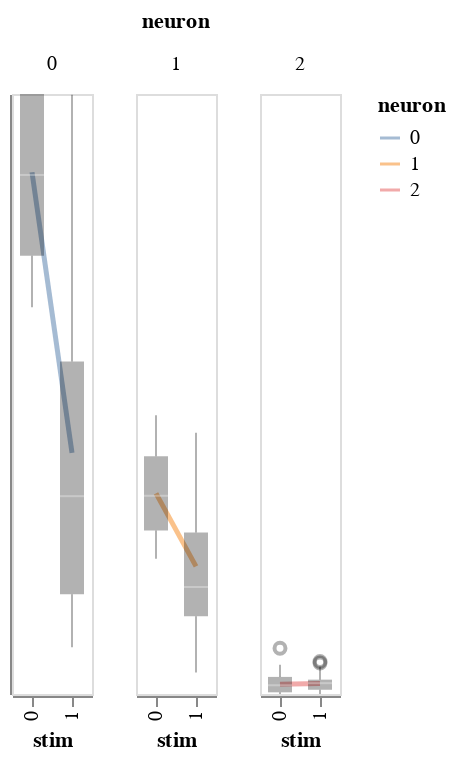

The code cell stored with this chart in its notebook:
### Markdown cell above
## Quick workflow

### Code cell
#facet,independent_axes=False, no fitting
# Width works!
reload(workflow)
reload(visualization)
bw=workflow.BayesWindow(df,y='isi',treatment='stim', condition='neuron', group='mouse',)
bw.plot().facet('neuron')

### Figure 1 — Vega-Lite specification as saved in the notebook (floating-point values rounded to 4 significant figures)
{"config": {"view": {"continuousWidth": 400, "continuousHeight": 300}}, "data": {"name": "data-197676a2e17dad25a953759ca0baeaec"}, "facet": {"type": "quantitative", "field": "neuron"}, "spec": {"layer": [{"mark": {"type": "line", "clip": true, "fill": null, "opacity": 0.5, "size": 2.5}, "encoding": {"color": {"type": "nominal", "field": "neuron"}, "x": {"type": "ordinal", "field": "stim"}, "y": {"type": "quantitative", "aggregate": "mean", "field": "isi", "scale": {"domain": [0.0222, 0.09638], "zero": false}}}}, {"mark": {"type": "boxplot", "clip": true, "color": "black", "opacity": 0.3, "size": 12}, "encoding": {"x": {"type": "ordinal", "field": "stim"}, "y": {"type": "quantitative", "axis": {"labels": false, "tickCount": 0, "title": ""}, "field": "isi", "scale": {"domain": [0.0222, 0.09638], "zero": false}}}}]}, "$schema": "https://vega.github.io/schema/vega-lite/v4.8.1.json", "datasets": {"data-197676a2e17dad25a953759ca0baeaec": [{"i_trial": 0, "mouse": 0, "stim": 0, "mouse_code": 0, "neuron": 0, "neuron_x_mouse": "0m0bayes", "neuron_code": 0, "log_firing_rate": 1.801, "Firing rate": 63.3, "firing_rate": 63.3, "i_spike": 35.5, "isi": 0.09876, "combined_condition": 0}, {"i_trial": 0, "mouse": 0, "stim": 0, "mouse_code": 0, "neuron": 1, "neuron_x_mouse": "1m0bayes", "neuron_code": 4, "log_firing_rate": 2.365, "Firing rate": 231.8, "firing_rate": 231.8, "i_spike": 67.0, "isi": 0.05209, "combined_condition": 4}, {"i_trial": 0, "mouse": 0, "stim": 0, "mouse_code": 0, "neuron": 2, "neuron_x_mouse": "2m0bayes", "neuron_code": 8, "log_firing_rate": 2.377, "Firing rate": 238.4, "firing_rate": 238.4, "i_spike": 136.0, "isi": 0.02582, "combined_condition": 8}, {"i_trial": 0, "mouse": 0, "stim": 1, "mouse_code": 0, "neuron": 0, "neuron_x_mouse": "0m0bayes", "neuron_code": 0, "log_firing_rate": 2.041, "Firing rate": 109.9, "firing_rate": 109.9, "i_spike": 36.5, "isi": 0.0963, "combined_condition": 12}, {"i_trial": 0, "mouse": 0, "stim": 1, "mouse_code": 0, "neuron": 1, "neuron_x_mouse": "1m0bayes", "neuron_code": 4, "log_firing_rate": 1.901, "Firing rate": 79.57, "firing_rate": 79.57, "i_spike": 62.5, "isi": 0.05372, "combined_condition": 16}, {"i_trial": 0, "mouse": 0, "stim": 1, "mouse_code": 0, "neuron": 2, "neuron_x_mouse": "2m0bayes", "neuron_code": 8, "log_firing_rate": 2.259, "Firing rate": 181.6, "firing_rate": 181.6, "i_spike": 155.5, "isi": 0.02242, "combined_condition": 20}, {"i_trial": 0, "mouse": 1, "stim": 0, "mouse_code": 1, "neuron": 0, "neuron_x_mouse": "0m1bayes", "neuron_code": 1, "log_firing_rate": 2.455, "Firing rate": 285.2, "firing_rate": 285.2, "i_spike": 50.0, "isi": 0.07002, "combined_condition": 1}, {"i_trial": 0, "mouse": 1, "stim": 0, "mouse_code": 1, "neuron": 1, "neuron_x_mouse": "1m1bayes", "neuron_code": 5, "log_firing_rate": 2.016, "Firing rate": 103.8, "firing_rate": 103.8, "i_spike": 70.0, "isi": 0.05005, "combined_condition": 5}, {"i_trial": 0, "mouse": 1, "stim": 0, "mouse_code": 1, "neuron": 2, "neuron_x_mouse": "2m1bayes", "neuron_code": 9, "log_firing_rate": 2.544, "Firing rate": 350.1, "firing_rate": 350.1, "i_spike": 138.0, "isi": 0.02523, "combined_condition": 9}, {"i_trial": 0, "mouse": 1, "stim": 1, "mouse_code": 1, "neuron": 0, "neuron_x_mouse": "0m1bayes", "neuron_code": 1, "log_firing_rate": 2.171, "Firing rate": 148.3, "firing_rate": 148.3, "i_spike": 66.5, "isi": 0.05182, "combined_condition": 13}, {"i_trial": 0, "mouse": 1, "stim": 1, "mouse_code": 1, "neuron": 1, "neuron_x_mouse": "1m1bayes", "neuron_code": 5, "log_firing_rate": 2.176, "Firing rate": 150.1, "firing_rate": 150.1, "i_spike": 83.5, "isi": 0.04188, "combined_condition": 17}, {"i_trial": 0, "mouse": 1, "stim": 1, "mouse_code": 1, "neuron": 2, "neuron_x_mouse": "2m1bayes", "neuron_code": 9, "log_firing_rate": 2.448, "Firing rate": 280.6, "firing_rate": 280.6, "i_spike": 137.0, "isi": 0.02561, "combined_condition": 21}, {"i_trial": 0, "mouse": 2, "stim": 0, "mouse_code": 2, "neuron": 0, "neuron_x_mouse": "0m2bayes", "neuron_code": 2, "log_firing_rate": 1.716, "Firing rate": 52.03, "firing_rate": 52.03, "i_spike": 35.0, "isi": 0.1001, "combined_condition": 2}, {"i_trial": 0, "mouse": 2, "stim": 0, "mouse_code": 2, "neuron": 1, "neuron_x_mouse": "1m2bayes", "neuron_code": 6, "log_firing_rate": 2.021, "Firing rate": 105.0, "firing_rate": 105.0, "i_spike": 82.0, "isi": 0.04257, "combined_condition": 6}, {"i_trial": 0, "mouse": 2, "stim": 0, "mouse_code": 2, "neuron": 2, "neuron_x_mouse": "2m2bayes", "neuron_code": 10, "log_firing_rate": 2.113, "Firing rate": 129.8, "firing_rate": 129.8, "i_spike": 143.0, "isi": 0.02425, "combined_condition": 10}, {"i_trial": 0, "mouse": 2, "stim": 1, "mouse_code": 2, "neuron": 0, "neuron_x_mouse": "0m2bayes", "neuron_code": 2, "log_firing_rate": 2.582, "Firing rate": 382.1, "firing_rate": 382.1, "i_spike": 84.5, "isi": 0.0415, "combined_condition": 14}, {"i_trial": 0, "mouse": 2, "stim": 1, "mouse_code": 2, "neuron": 1, "neuron_x_mouse": "1m2bayes", "neuron_code": 6, "log_firing_rate": 2.743, "Firing rate": 553.5, "firing_rate": 553.5, "i_spike": 113.0, "isi": 0.03101, "combined_condition": 18}, {"i_trial": 0, "mouse": 2, "stim": 1, "mouse_code": 2, "neuron": 2, "neuron_x_mouse": "2m2bayes", "neuron_code": 10, "log_firing_rate": 2.88, "Firing rate": 758.9, "firing_rate": 758.9, "i_spike": 148.0, "isi": 0.02361, "combined_condition": 22}, {"i_trial": 0, "mouse": 3, "stim": 0, "mouse_code": 3, "neuron": 0, "neuron_x_mouse": "0m3bayes", "neuron_code": 3, "log_firing_rate": 1.592, "Firing rate": 39.05, "firing_rate": 39.05, "i_spike": 44.0, "isi": 0.07576, "combined_condition": 3}, {"i_trial": 0, "mouse": 3, "stim": 0, "mouse_code": 3, "neuron": 1, "neuron_x_mouse": "1m3bayes", "neuron_code": 7, "log_firing_rate": 3.535, "Firing rate": 3430.0, "firing_rate": 3430.0, "i_spike": 90.0, "isi": 0.03891, "combined_condition": 7}, {"i_trial": 0, "mouse": 3, "stim": 0, "mouse_code": 3, "neuron": 2, "neuron_x_mouse": "2m3bayes", "neuron_code": 11, "log_firing_rate": 2.811, "Firing rate": 646.9, "firing_rate": 646.9, "i_spike": 151.5, "isi": 0.02311, "combined_condition": 11}, {"i_trial": 0, "mouse": 3, "stim": 1, "mouse_code": 3, "neuron": 0, "neuron_x_mouse": "0m3bayes", "neuron_code": 3, "log_firing_rate": 3.096, "Firing rate": 1247.0, "firing_rate": 1247.0, "i_spike": 107.0, "isi": 0.0306, "combined_condition": 15}, {"i_trial": 0, "mouse": 3, "stim": 1, "mouse_code": 3, "neuron": 1, "neuron_x_mouse": "1m3bayes", "neuron_code": 7, "log_firing_rate": 2.195, "Firing rate": 156.8, "firing_rate": 156.8, "i_spike": 103.5, "isi": 0.03318, "combined_condition": 19}, {"i_trial": 0, "mouse": 3, "stim": 1, "mouse_code": 3, "neuron": 2, "neuron_x_mouse": "2m3bayes", "neuron_code": 11, "log_firing_rate": 2.309, "Firing rate": 203.8, "firing_rate": 203.8, "i_spike": 144.5, "isi": 0.02417, "combined_condition": 23}, {"i_trial": 1, "mouse": 0, "stim": 0, "mouse_code": 0, "neuron": 0, "neuron_x_mouse": "0m0bayes", "neuron_code": 0, "log_firing_rate": 1.873, "Firing rate": 74.58, "firing_rate": 74.58, "i_spike": 46.0, "isi": 0.07423, "combined_condition": 0}, {"i_trial": 1, "mouse": 0, "stim": 0, "mouse_code": 0, "neuron": 1, "neuron_x_mouse": "1m0bayes", "neuron_code": 4, "log_firing_rate": 1.927, "Firing rate": 84.5, "firing_rate": 84.5, "i_spike": 65.0, "isi": 0.0537, "combined_condition": 4}, {"i_trial": 1, "mouse": 0, "stim": 0, "mouse_code": 0, "neuron": 2, "neuron_x_mouse": "2m0bayes", "neuron_code": 8, "log_firing_rate": 2.444, "Firing rate": 278.1, "firing_rate": 278.1, "i_spike": 152.5, "isi": 0.02293, "combined_condition": 8}, {"i_trial": 1, "mouse": 0, "stim": 1, "mouse_code": 0, "neuron": 0, "neuron_x_mouse": "0m0bayes", "neuron_code": 0, "log_firing_rate": 1.6, "Firing rate": 39.8, "firing_rate": 39.8, "i_spike": 38.0, "isi": 0.09099, "combined_condition": 12}, {"i_trial": 1, "mouse": 0, "stim": 1, "mouse_code": 0, "neuron": 1, "neuron_x_mouse": "1m0bayes", "neuron_code": 4, "log_firing_rate": 2.078, "Firing rate": 119.6, "firing_rate": 119.6, "i_spike": 80.5, "isi": 0.04307, "combined_condition": 16}, {"i_trial": 1, "mouse": 0, "stim": 1, "mouse_code": 0, "neuron": 2, "neuron_x_mouse": "2m0bayes", "neuron_code": 8, "log_firing_rate": 2.378, "Firing rate": 238.5, "firing_rate": 238.5, "i_spike": 153.5, "isi": 0.02282, "combined_condition": 20}, {"i_trial": 1, "mouse": 1, "stim": 0, "mouse_code": 1, "neuron": 0, "neuron_x_mouse": "0m1bayes", "neuron_code": 1, "log_firing_rate": 1.861, "Firing rate": 72.67, "firing_rate": 72.67, "i_spike": 47.5, "isi": 0.07224, "combined_condition": 1}, {"i_trial": 1, "mouse": 1, "stim": 0, "mouse_code": 1, "neuron": 1, "neuron_x_mouse": "1m1bayes", "neuron_code": 5, "log_firing_rate": 2.615, "Firing rate": 411.9, "firing_rate": 411.9, "i_spike": 85.5, "isi": 0.04035, "combined_condition": 5}, {"i_trial": 1, "mouse": 1, "stim": 0, "mouse_code": 1, "neuron": 2, "neuron_x_mouse": "2m1bayes", "neuron_code": 9, "log_firing_rate": 2.402, "Firing rate": 252.3, "firing_rate": 252.3, "i_spike": 172.5, "isi": 0.02014, "combined_condition": 9}, {"i_trial": 1, "mouse": 1, "stim": 1, "mouse_code": 1, "neuron": 0, "neuron_x_mouse": "0m1bayes", "neuron_code": 1, "log_firing_rate": 2.257, "Firing rate": 180.6, "firing_rate": 180.6, "i_spike": 56.5, "isi": 0.06118, "combined_condition": 13}, {"i_trial": 1, "mouse": 1, "stim": 1, "mouse_code": 1, "neuron": 1, "neuron_x_mouse": "1m1bayes", "neuron_code": 5, "log_firing_rate": 2.321, "Firing rate": 209.3, "firing_rate": 209.3, "i_spike": 88.5, "isi": 0.03975, "combined_condition": 17}, {"i_trial": 1, "mouse": 1, "stim": 1, "mouse_code": 1, "neuron": 2, "neuron_x_mouse": "2m1bayes", "neuron_code": 9, "log_firing_rate": 2.448, "Firing rate": 280.6, "firing_rate": 280.6, "i_spike": 149.0, "isi": 0.02348, "combined_condition": 21}, {"i_trial": 1, "mouse": 2, "stim": 0, "mouse_code": 2, "neuron": 0, "neuron_x_mouse": "0m2bayes", "neuron_code": 2, "log_firing_rate": 1.671, "Firing rate": 46.93, "firing_rate": 46.93, "i_spike": 45.5, "isi": 0.0766, "combined_condition": 2}, {"i_trial": 1, "mouse": 2, "stim": 0, "mouse_code": 2, "neuron": 1, "neuron_x_mouse": "1m2bayes", "neuron_code": 6, "log_firing_rate": 2.667, "Firing rate": 464.3, "firing_rate": 464.3, "i_spike": 81.0, "isi": 0.042, "combined_condition": 6}, {"i_trial": 1, "mouse": 2, "stim": 0, "mouse_code": 2, "neuron": 2, "neuron_x_mouse": "2m2bayes", "neuron_code": 10, "log_firing_rate": 2.766, "Firing rate": 583.4, "firing_rate": 583.4, "i_spike": 139.5, "isi": 0.02495, "combined_condition": 10}, {"i_trial": 1, "mouse": 2, "stim": 1, "mouse_code": 2, "neuron": 0, "neuron_x_mouse": "0m2bayes", "neuron_code": 2, "log_firing_rate": 2.302, "Firing rate": 200.7, "firing_rate": 200.7, "i_spike": 96.0, "isi": 0.03585, "combined_condition": 14}, {"i_trial": 1, "mouse": 2, "stim": 1, "mouse_code": 2, "neuron": 1, "neuron_x_mouse": "1m2bayes", "neuron_code": 6, "log_firing_rate": 2.186, "Firing rate": 153.3, "firing_rate": 153.3, "i_spike": 106.0, "isi": 0.033, "combined_condition": 18}, {"i_trial": 1, "mouse": 2, "stim": 1, "mouse_code": 2, "neuron": 2, "neuron_x_mouse": "2m2bayes", "neuron_code": 10, "log_firing_rate": 2.358, "Firing rate": 228.1, "firing_rate": 228.1, "i_spike": 156.0, "isi": 0.02246, "combined_condition": 22}, {"i_trial": 1, "mouse": 3, "stim": 0, "mouse_code": 3, "neuron": 0, "neuron_x_mouse": "0m3bayes", "neuron_code": 3, "log_firing_rate": 1.942, "Firing rate": 87.46, "firing_rate": 87.46, "i_spike": 34.5, "isi": 0.09942, "combined_condition": 3}, {"i_trial": 1, "mouse": 3, "stim": 0, "mouse_code": 3, "neuron": 1, "neuron_x_mouse": "1m3bayes", "neuron_code": 7, "log_firing_rate": 1.998, "Firing rate": 99.43, "firing_rate": 99.43, "i_spike": 79.0, "isi": 0.04381, "combined_condition": 7}, {"i_trial": 1, "mouse": 3, "stim": 0, "mouse_code": 3, "neuron": 2, "neuron_x_mouse": "2m3bayes", "neuron_code": 11, "log_firing_rate": 2.267, "Firing rate": 184.9, "firing_rate": 184.9, "i_spike": 146.5, "isi": 0.02393, "combined_condition": 11}, {"i_trial": 1, "mouse": 3, "stim": 1, "mouse_code": 3, "neuron": 0, "neuron_x_mouse": "0m3bayes", "neuron_code": 3, "log_firing_rate": 3.713, "Firing rate": 5164.0, "firing_rate": 5164.0, "i_spike": 117.5, "isi": 0.02947, "combined_condition": 15}, {"i_trial": 1, "mouse": 3, "stim": 1, "mouse_code": 3, "neuron": 1, "neuron_x_mouse": "1m3bayes", "neuron_code": 7, "log_firing_rate": 2.633, "Firing rate": 429.4, "firing_rate": 429.4, "i_spike": 105.5, "isi": 0.03209, "combined_condition": 19}, {"i_trial": 1, "mouse": 3, "stim": 1, "mouse_code": 3, "neuron": 2, "neuron_x_mouse": "2m3bayes", "neuron_code": 11, "log_firing_rate": 2.149, "Firing rate": 141.0, "firing_rate": 141.0, "i_spike": 132.5, "isi": 0.02623, "combined_condition": 23}, {"i_trial": 2, "mouse": 0, "stim": 0, "mouse_code": 0, "neuron": 0, "neuron_x_mouse": "0m0bayes", "neuron_code": 0, "log_firing_rate": 1.964, "Firing rate": 92.02, "firing_rate": 92.02, "i_spike": 47.0, "isi": 0.07404, "combined_condition": 0}, {"i_trial": 2, "mouse": 0, "stim": 0, "mouse_code": 0, "neuron": 1, "neuron_x_mouse": "1m0bayes", "neuron_code": 4, "log_firing_rate": 2.1, "Firing rate": 125.9, "firing_rate": 125.9, "i_spike": 71.5, "isi": 0.04812, "combined_condition": 4}, {"i_trial": 2, "mouse": 0, "stim": 0, "mouse_code": 0, "neuron": 2, "neuron_x_mouse": "2m0bayes", "neuron_code": 8, "log_firing_rate": 2.708, "Firing rate": 510.8, "firing_rate": 510.8, "i_spike": 155.5, "isi": 0.02247, "combined_condition": 8}, {"i_trial": 2, "mouse": 0, "stim": 1, "mouse_code": 0, "neuron": 0, "neuron_x_mouse": "0m0bayes", "neuron_code": 0, "log_firing_rate": 1.566, "Firing rate": 36.81, "firing_rate": 36.81, "i_spike": 42.0, "isi": 0.08364, "combined_condition": 12}, {"i_trial": 2, "mouse": 0, "stim": 1, "mouse_code": 0, "neuron": 1, "neuron_x_mouse": "1m0bayes", "neuron_code": 4, "log_firing_rate": 2.435, "Firing rate": 272.5, "firing_rate": 272.5, "i_spike": 67.5, "isi": 0.05189, "combined_condition": 16}, {"i_trial": 2, "mouse": 0, "stim": 1, "mouse_code": 0, "neuron": 2, "neuron_x_mouse": "2m0bayes", "neuron_code": 8, "log_firing_rate": 2.953, "Firing rate": 897.7, "firing_rate": 897.7, "i_spike": 150.5, "isi": 0.02318, "combined_condition": 20}, {"i_trial": 2, "mouse": 1, "stim": 0, "mouse_code": 1, "neuron": 0, "neuron_x_mouse": "0m1bayes", "neuron_code": 1, "log_firing_rate": 1.681, "Firing rate": 47.97, "firing_rate": 47.97, "i_spike": 38.0, "isi": 0.09209, "combined_condition": 1}, {"i_trial": 2, "mouse": 1, "stim": 0, "mouse_code": 1, "neuron": 1, "neuron_x_mouse": "1m1bayes", "neuron_code": 5, "log_firing_rate": 2.072, "Firing rate": 118.0, "firing_rate": 118.0, "i_spike": 69.0, "isi": 0.05048, "combined_condition": 5}, {"i_trial": 2, "mouse": 1, "stim": 0, "mouse_code": 1, "neuron": 2, "neuron_x_mouse": "2m1bayes", "neuron_code": 9, "log_firing_rate": 2.439, "Firing rate": 274.6, "firing_rate": 274.6, "i_spike": 164.5, "isi": 0.0212, "combined_condition": 9}, {"i_trial": 2, "mouse": 1, "stim": 1, "mouse_code": 1, "neuron": 0, "neuron_x_mouse": "0m1bayes", "neuron_code": 1, "log_firing_rate": 2.649, "Firing rate": 445.2, "firing_rate": 445.2, "i_spike": 59.5, "isi": 0.05814, "combined_condition": 13}, {"i_trial": 2, "mouse": 1, "stim": 1, "mouse_code": 1, "neuron": 1, "neuron_x_mouse": "1m1bayes", "neuron_code": 5, "log_firing_rate": 2.804, "Firing rate": 636.4, "firing_rate": 636.4, "i_spike": 95.0, "isi": 0.03676, "combined_condition": 17}, {"i_trial": 2, "mouse": 1, "stim": 1, "mouse_code": 1, "neuron": 2, "neuron_x_mouse": "2m1bayes", "neuron_code": 9, "log_firing_rate": 2.327, "Firing rate": 212.2, "firing_rate": 212.2, "i_spike": 165.5, "isi": 0.02112, "combined_condition": 21}, {"i_trial": 2, "mouse": 2, "stim": 0, "mouse_code": 2, "neuron": 0, "neuron_x_mouse": "0m2bayes", "neuron_code": 2, "log_firing_rate": 1.701, "Firing rate": 50.24, "firing_rate": 50.24, "i_spike": 38.0, "isi": 0.09291, "combined_condition": 2}, {"i_trial": 2, "mouse": 2, "stim": 0, "mouse_code": 2, "neuron": 1, "neuron_x_mouse": "1m2bayes", "neuron_code": 6, "log_firing_rate": 2.34, "Firing rate": 218.8, "firing_rate": 218.8, "i_spike": 66.5, "isi": 0.05272, "combined_condition": 6}, {"i_trial": 2, "mouse": 2, "stim": 0, "mouse_code": 2, "neuron": 2, "neuron_x_mouse": "2m2bayes", "neuron_code": 10, "log_firing_rate": 2.477, "Firing rate": 300.0, "firing_rate": 300.0, "i_spike": 155.0, "isi": 0.0225, "combined_condition": 10}, {"i_trial": 2, "mouse": 2, "stim": 1, "mouse_code": 2, "neuron": 0, "neuron_x_mouse": "0m2bayes", "neuron_code": 2, "log_firing_rate": 2.313, "Firing rate": 205.6, "firing_rate": 205.6, "i_spike": 94.5, "isi": 0.0369, "combined_condition": 14}, {"i_trial": 2, "mouse": 2, "stim": 1, "mouse_code": 2, "neuron": 1, "neuron_x_mouse": "1m2bayes", "neuron_code": 6, "log_firing_rate": 2.562, "Firing rate": 364.6, "firing_rate": 364.6, "i_spike": 108.5, "isi": 0.03207, "combined_condition": 18}, {"i_trial": 2, "mouse": 2, "stim": 1, "mouse_code": 2, "neuron": 2, "neuron_x_mouse": "2m2bayes", "neuron_code": 10, "log_firing_rate": 2.357, "Firing rate": 227.4, "firing_rate": 227.4, "i_spike": 153.0, "isi": 0.02282, "combined_condition": 22}, {"i_trial": 2, "mouse": 3, "stim": 0, "mouse_code": 3, "neuron": 0, "neuron_x_mouse": "0m3bayes", "neuron_code": 3, "log_firing_rate": 1.549, "Firing rate": 35.38, "firing_rate": 35.38, "i_spike": 39.5, "isi": 0.08664, "combined_condition": 3}, {"i_trial": 2, "mouse": 3, "stim": 0, "mouse_code": 3, "neuron": 1, "neuron_x_mouse": "1m3bayes", "neuron_code": 7, "log_firing_rate": 1.961, "Firing rate": 91.41, "firing_rate": 91.41, "i_spike": 84.0, "isi": 0.04161, "combined_condition": 7}, {"i_trial": 2, "mouse": 3, "stim": 0, "mouse_code": 3, "neuron": 2, "neuron_x_mouse": "2m3bayes", "neuron_code": 11, "log_firing_rate": 2.699, "Firing rate": 499.7, "firing_rate": 499.7, "i_spike": 153.5, "isi": 0.02283, "combined_condition": 11}, {"i_trial": 2, "mouse": 3, "stim": 1, "mouse_code": 3, "neuron": 0, "neuron_x_mouse": "0m3bayes", "neuron_code": 3, "log_firing_rate": 2.634, "Firing rate": 430.1, "firing_rate": 430.1, "i_spike": 122.5, "isi": 0.02799, "combined_condition": 15}, {"i_trial": 2, "mouse": 3, "stim": 1, "mouse_code": 3, "neuron": 1, "neuron_x_mouse": "1m3bayes", "neuron_code": 7, "log_firing_rate": 2.326, "Firing rate": 211.8, "firing_rate": 211.8, "i_spike": 112.5, "isi": 0.03081, "combined_condition": 19}, {"i_trial": 2, "mouse": 3, "stim": 1, "mouse_code": 3, "neuron": 2, "neuron_x_mouse": "2m3bayes", "neuron_code": 11, "log_firing_rate": 2.395, "Firing rate": 248.2, "firing_rate": 248.2, "i_spike": 151.5, "isi": 0.02315, "combined_condition": 23}, {"i_trial": 3, "mouse": 0, "stim": 0, "mouse_code": 0, "neuron": 0, "neuron_x_mouse": "0m0bayes", "neuron_code": 0, "log_firing_rate": 2.215, "Firing rate": 163.9, "firing_rate": 163.9, "i_spike": 36.5, "isi": 0.09632, "combined_condition": 0}, {"i_trial": 3, "mouse": 0, "stim": 0, "mouse_code": 0, "neuron": 1, "neuron_x_mouse": "1m0bayes", "neuron_code": 4, "log_firing_rate": 2.129, "Firing rate": 134.6, "firing_rate": 134.6, "i_spike": 61.5, "isi": 0.05666, "combined_condition": 4}, {"i_trial": 3, "mouse": 0, "stim": 0, "mouse_code": 0, "neuron": 2, "neuron_x_mouse": "2m0bayes", "neuron_code": 8, "log_firing_rate": 2.527, "Firing rate": 336.8, "firing_rate": 336.8, "i_spike": 143.0, "isi": 0.02452, "combined_condition": 8}, {"i_trial": 3, "mouse": 0, "stim": 1, "mouse_code": 0, "neuron": 0, "neuron_x_mouse": "0m0bayes", "neuron_code": 0, "log_firing_rate": 1.727, "Firing rate": 53.36, "firing_rate": 53.36, "i_spike": 50.0, "isi": 0.06967, "combined_condition": 12}, {"i_trial": 3, "mouse": 0, "stim": 1, "mouse_code": 0, "neuron": 1, "neuron_x_mouse": "1m0bayes", "neuron_code": 4, "log_firing_rate": 2.189, "Firing rate": 154.7, "firing_rate": 154.7, "i_spike": 64.0, "isi": 0.0545, "combined_condition": 16}, {"i_trial": 3, "mouse": 0, "stim": 1, "mouse_code": 0, "neuron": 2, "neuron_x_mouse": "2m0bayes", "neuron_code": 8, "log_firing_rate": 2.51, "Firing rate": 323.2, "firing_rate": 323.2, "i_spike": 146.0, "isi": 0.02385, "combined_condition": 20}, {"i_trial": 3, "mouse": 1, "stim": 0, "mouse_code": 1, "neuron": 0, "neuron_x_mouse": "0m1bayes", "neuron_code": 1, "log_firing_rate": 1.631, "Firing rate": 42.72, "firing_rate": 42.72, "i_spike": 39.5, "isi": 0.08611, "combined_condition": 1}, {"i_trial": 3, "mouse": 1, "stim": 0, "mouse_code": 1, "neuron": 1, "neuron_x_mouse": "1m1bayes", "neuron_code": 5, "log_firing_rate": 2.615, "Firing rate": 412.5, "firing_rate": 412.5, "i_spike": 78.5, "isi": 0.04432, "combined_condition": 5}, {"i_trial": 3, "mouse": 1, "stim": 0, "mouse_code": 1, "neuron": 2, "neuron_x_mouse": "2m1bayes", "neuron_code": 9, "log_firing_rate": 2.29, "Firing rate": 195.1, "firing_rate": 195.1, "i_spike": 149.5, "isi": 0.02345, "combined_condition": 9}, {"i_trial": 3, "mouse": 1, "stim": 1, "mouse_code": 1, "neuron": 0, "neuron_x_mouse": "0m1bayes", "neuron_code": 1, "log_firing_rate": 3.102, "Firing rate": 1265.0, "firing_rate": 1265.0, "i_spike": 61.5, "isi": 0.05663, "combined_condition": 13}, {"i_trial": 3, "mouse": 1, "stim": 1, "mouse_code": 1, "neuron": 1, "neuron_x_mouse": "1m1bayes", "neuron_code": 5, "log_firing_rate": 2.53, "Firing rate": 339.1, "firing_rate": 339.1, "i_spike": 100.0, "isi": 0.03477, "combined_condition": 17}, {"i_trial": 3, "mouse": 1, "stim": 1, "mouse_code": 1, "neuron": 2, "neuron_x_mouse": "2m1bayes", "neuron_code": 9, "log_firing_rate": 2.296, "Firing rate": 197.7, "firing_rate": 197.7, "i_spike": 147.5, "isi": 0.02377, "combined_condition": 21}, {"i_trial": 3, "mouse": 2, "stim": 0, "mouse_code": 2, "neuron": 0, "neuron_x_mouse": "0m2bayes", "neuron_code": 2, "log_firing_rate": 1.557, "Firing rate": 36.09, "firing_rate": 36.09, "i_spike": 34.0, "isi": 0.1018, "combined_condition": 2}, {"i_trial": 3, "mouse": 2, "stim": 0, "mouse_code": 2, "neuron": 1, "neuron_x_mouse": "1m2bayes", "neuron_code": 6, "log_firing_rate": 1.954, "Firing rate": 89.85, "firing_rate": 89.85, "i_spike": 75.5, "isi": 0.04616, "combined_condition": 6}, {"i_trial": 3, "mouse": 2, "stim": 0, "mouse_code": 2, "neuron": 2, "neuron_x_mouse": "2m2bayes", "neuron_code": 10, "log_firing_rate": 2.554, "Firing rate": 357.7, "firing_rate": 357.7, "i_spike": 158.0, "isi": 0.02222, "combined_condition": 10}, {"i_trial": 3, "mouse": 2, "stim": 1, "mouse_code": 2, "neuron": 0, "neuron_x_mouse": "0m2bayes", "neuron_code": 2, "log_firing_rate": 2.21, "Firing rate": 162.3, "firing_rate": 162.3, "i_spike": 96.5, "isi": 0.03625, "combined_condition": 14}, {"i_trial": 3, "mouse": 2, "stim": 1, "mouse_code": 2, "neuron": 1, "neuron_x_mouse": "1m2bayes", "neuron_code": 6, "log_firing_rate": 2.147, "Firing rate": 140.4, "firing_rate": 140.4, "i_spike": 96.5, "isi": 0.03609, "combined_condition": 18}, {"i_trial": 3, "mouse": 2, "stim": 1, "mouse_code": 2, "neuron": 2, "neuron_x_mouse": "2m2bayes", "neuron_code": 10, "log_firing_rate": 2.314, "Firing rate": 206.0, "firing_rate": 206.0, "i_spike": 148.0, "isi": 0.02363, "combined_condition": 22}, {"i_trial": 3, "mouse": 3, "stim": 0, "mouse_code": 3, "neuron": 0, "neuron_x_mouse": "0m3bayes", "neuron_code": 3, "log_firing_rate": 2.273, "Firing rate": 187.5, "firing_rate": 187.5, "i_spike": 46.0, "isi": 0.07667, "combined_condition": 3}, {"i_trial": 3, "mouse": 3, "stim": 0, "mouse_code": 3, "neuron": 1, "neuron_x_mouse": "1m3bayes", "neuron_code": 7, "log_firing_rate": 2.657, "Firing rate": 454.0, "firing_rate": 454.0, "i_spike": 63.5, "isi": 0.05309, "combined_condition": 7}, {"i_trial": 3, "mouse": 3, "stim": 0, "mouse_code": 3, "neuron": 2, "neuron_x_mouse": "2m3bayes", "neuron_code": 11, "log_firing_rate": 3.701, "Firing rate": 5025.0, "firing_rate": 5025.0, "i_spike": 146.0, "isi": 0.02384, "combined_condition": 11}, {"i_trial": 3, "mouse": 3, "stim": 1, "mouse_code": 3, "neuron": 0, "neuron_x_mouse": "0m3bayes", "neuron_code": 3, "log_firing_rate": 2.287, "Firing rate": 193.6, "firing_rate": 193.6, "i_spike": 111.5, "isi": 0.03019, "combined_condition": 15}, {"i_trial": 3, "mouse": 3, "stim": 1, "mouse_code": 3, "neuron": 1, "neuron_x_mouse": "1m3bayes", "neuron_code": 7, "log_firing_rate": 2.448, "Firing rate": 280.2, "firing_rate": 280.2, "i_spike": 138.5, "isi": 0.02487, "combined_condition": 19}, {"i_trial": 3, "mouse": 3, "stim": 1, "mouse_code": 3, "neuron": 2, "neuron_x_mouse": "2m3bayes", "neuron_code": 11, "log_firing_rate": 2.659, "Firing rate": 456.5, "firing_rate": 456.5, "i_spike": 167.0, "isi": 0.02055, "combined_condition": 23}, {"i_trial": 4, "mouse": 0, "stim": 0, "mouse_code": 0, "neuron": 0, "neuron_x_mouse": "0m0bayes", "neuron_code": 0, "log_firing_rate": 1.704, "Firing rate": 50.6, "firing_rate": 50.6, "i_spike": 43.0, "isi": 0.08094, "combined_condition": 0}, {"i_trial": 4, "mouse": 0, "stim": 0, "mouse_code": 0, "neuron": 1, "neuron_x_mouse": "1m0bayes", "neuron_code": 4, "log_firing_rate": 2.031, "Firing rate": 107.5, "firing_rate": 107.5, "i_spike": 66.5, "isi": 0.05144, "combined_condition": 4}, {"i_trial": 4, "mouse": 0, "stim": 0, "mouse_code": 0, "neuron": 2, "neuron_x_mouse": "2m0bayes", "neuron_code": 8, "log_firing_rate": 2.528, "Firing rate": 337.2, "firing_rate": 337.2, "i_spike": 147.0, "isi": 0.02355, "combined_condition": 8}, {"i_trial": 4, "mouse": 0, "stim": 1, "mouse_code": 0, "neuron": 0, "neuron_x_mouse": "0m0bayes", "neuron_code": 0, "log_firing_rate": 1.801, "Firing rate": 63.26, "firing_rate": 63.26, "i_spike": 37.0, "isi": 0.08433, "combined_condition": 12}, {"i_trial": 4, "mouse": 0, "stim": 1, "mouse_code": 0, "neuron": 1, "neuron_x_mouse": "1m0bayes", "neuron_code": 4, "log_firing_rate": 2.215, "Firing rate": 164.1, "firing_rate": 164.1, "i_spike": 69.0, "isi": 0.05049, "combined_condition": 16}, {"i_trial": 4, "mouse": 0, "stim": 1, "mouse_code": 0, "neuron": 2, "neuron_x_mouse": "2m0bayes", "neuron_code": 8, "log_firing_rate": 2.716, "Firing rate": 519.8, "firing_rate": 519.8, "i_spike": 138.5, "isi": 0.02526, "combined_condition": 20}, {"i_trial": 4, "mouse": 1, "stim": 0, "mouse_code": 1, "neuron": 0, "neuron_x_mouse": "0m1bayes", "neuron_code": 1, "log_firing_rate": 1.589, "Firing rate": 38.86, "firing_rate": 38.86, "i_spike": 35.0, "isi": 0.09761, "combined_condition": 1}, {"i_trial": 4, "mouse": 1, "stim": 0, "mouse_code": 1, "neuron": 1, "neuron_x_mouse": "1m1bayes", "neuron_code": 5, "log_firing_rate": 1.991, "Firing rate": 97.93, "firing_rate": 97.93, "i_spike": 78.0, "isi": 0.0443, "combined_condition": 5}, {"i_trial": 4, "mouse": 1, "stim": 0, "mouse_code": 1, "neuron": 2, "neuron_x_mouse": "2m1bayes", "neuron_code": 9, "log_firing_rate": 2.49, "Firing rate": 308.9, "firing_rate": 308.9, "i_spike": 159.0, "isi": 0.02201, "combined_condition": 9}, {"i_trial": 4, "mouse": 1, "stim": 1, "mouse_code": 1, "neuron": 0, "neuron_x_mouse": "0m1bayes", "neuron_code": 1, "log_firing_rate": 2.469, "Firing rate": 294.2, "firing_rate": 294.2, "i_spike": 66.5, "isi": 0.05221, "combined_condition": 13}, {"i_trial": 4, "mouse": 1, "stim": 1, "mouse_code": 1, "neuron": 1, "neuron_x_mouse": "1m1bayes", "neuron_code": 5, "log_firing_rate": 2.3, "Firing rate": 199.6, "firing_rate": 199.6, "i_spike": 86.5, "isi": 0.04039, "combined_condition": 17}, {"i_trial": 4, "mouse": 1, "stim": 1, "mouse_code": 1, "neuron": 2, "neuron_x_mouse": "2m1bayes", "neuron_code": 9, "log_firing_rate": 2.546, "Firing rate": 351.2, "firing_rate": 351.2, "i_spike": 134.0, "isi": 0.02603, "combined_condition": 21}, {"i_trial": 4, "mouse": 2, "stim": 0, "mouse_code": 2, "neuron": 0, "neuron_x_mouse": "0m2bayes", "neuron_code": 2, "log_firing_rate": 2.035, "Firing rate": 108.4, "firing_rate": 108.4, "i_spike": 34.5, "isi": 0.09886, "combined_condition": 2}, {"i_trial": 4, "mouse": 2, "stim": 0, "mouse_code": 2, "neuron": 1, "neuron_x_mouse": "1m2bayes", "neuron_code": 6, "log_firing_rate": 1.883, "Firing rate": 76.4, "firing_rate": 76.4, "i_spike": 73.0, "isi": 0.04726, "combined_condition": 6}, {"i_trial": 4, "mouse": 2, "stim": 0, "mouse_code": 2, "neuron": 2, "neuron_x_mouse": "2m2bayes", "neuron_code": 10, "log_firing_rate": 2.803, "Firing rate": 635.3, "firing_rate": 635.3, "i_spike": 162.5, "isi": 0.02143, "combined_condition": 10}, {"i_trial": 4, "mouse": 2, "stim": 1, "mouse_code": 2, "neuron": 0, "neuron_x_mouse": "0m2bayes", "neuron_code": 2, "log_firing_rate": 2.805, "Firing rate": 638.0, "firing_rate": 638.0, "i_spike": 96.0, "isi": 0.03613, "combined_condition": 14}, {"i_trial": 4, "mouse": 2, "stim": 1, "mouse_code": 2, "neuron": 1, "neuron_x_mouse": "1m2bayes", "neuron_code": 6, "log_firing_rate": 3.585, "Firing rate": 3843.0, "firing_rate": 3843.0, "i_spike": 122.0, "isi": 0.02858, "combined_condition": 18}, {"i_trial": 4, "mouse": 2, "stim": 1, "mouse_code": 2, "neuron": 2, "neuron_x_mouse": "2m2bayes", "neuron_code": 10, "log_firing_rate": 2.371, "Firing rate": 234.8, "firing_rate": 234.8, "i_spike": 157.5, "isi": 0.02221, "combined_condition": 22}, {"i_trial": 4, "mouse": 3, "stim": 0, "mouse_code": 3, "neuron": 0, "neuron_x_mouse": "0m3bayes", "neuron_code": 3, "log_firing_rate": 1.76, "Firing rate": 57.51, "firing_rate": 57.51, "i_spike": 41.5, "isi": 0.08305, "combined_condition": 3}, {"i_trial": 4, "mouse": 3, "stim": 0, "mouse_code": 3, "neuron": 1, "neuron_x_mouse": "1m3bayes", "neuron_code": 7, "log_firing_rate": 2.302, "Firing rate": 200.3, "firing_rate": 200.3, "i_spike": 85.5, "isi": 0.04057, "combined_condition": 7}, {"i_trial": 4, "mouse": 3, "stim": 0, "mouse_code": 3, "neuron": 2, "neuron_x_mouse": "2m3bayes", "neuron_code": 11, "log_firing_rate": 2.573, "Firing rate": 373.8, "firing_rate": 373.8, "i_spike": 125.5, "isi": 0.02785, "combined_condition": 11}, {"i_trial": 4, "mouse": 3, "stim": 1, "mouse_code": 3, "neuron": 0, "neuron_x_mouse": "0m3bayes", "neuron_code": 3, "log_firing_rate": 2.648, "Firing rate": 444.8, "firing_rate": 444.8, "i_spike": 112.5, "isi": 0.03061, "combined_condition": 15}, {"i_trial": 4, "mouse": 3, "stim": 1, "mouse_code": 3, "neuron": 1, "neuron_x_mouse": "1m3bayes", "neuron_code": 7, "log_firing_rate": 2.975, "Firing rate": 943.4, "firing_rate": 943.4, "i_spike": 114.5, "isi": 0.03065, "combined_condition": 19}, {"i_trial": 4, "mouse": 3, "stim": 1, "mouse_code": 3, "neuron": 2, "neuron_x_mouse": "2m3bayes", "neuron_code": 11, "log_firing_rate": 2.345, "Firing rate": 221.3, "firing_rate": 221.3, "i_spike": 145.5, "isi": 0.02391, "combined_condition": 23}]}}
